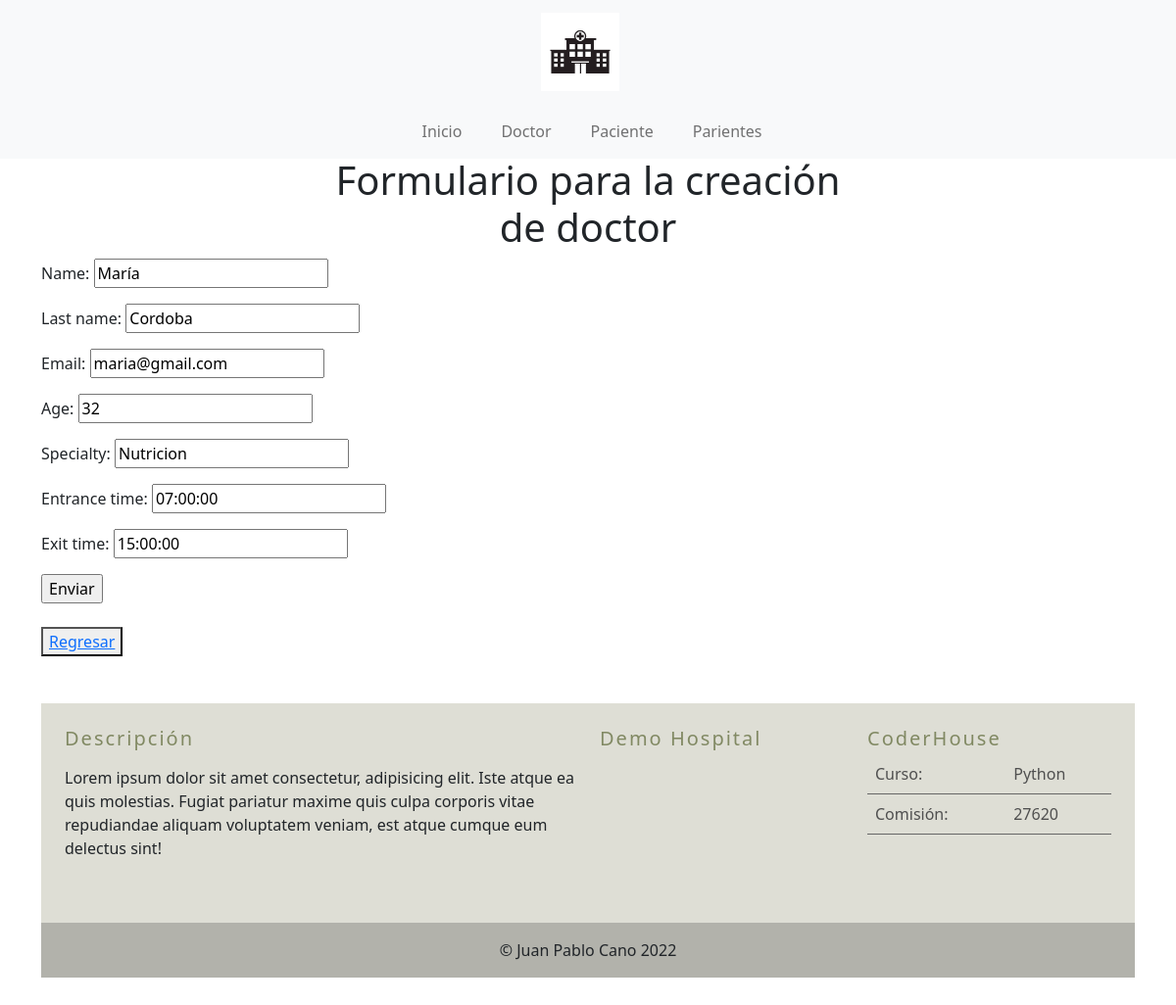
The page /hospital/doctor/update/88db790cc3f84e7f957231c19e81bc9a on the database its author committed.
### hospitalApp/models.py (models this page shows, shortened)
class Doctor(models.Model):
    id = models.UUIDField(default=uuid.uuid4, editable=False, primary_key=True)
    name = models.CharField(max_length=255)
    last_name = models.CharField(max_length=255)
    email = models.EmailField(max_length=255)
    age = models.IntegerField()
    specialty = models.CharField(max_length=255)
    entrance_time = models.TimeField()
    exit_time = models.TimeField()

### hospitalApp/views.py (the view)
# urls.py: path('doctor/update/<pk>', DoctorUpdate.as_view(), name='doctor_update'),
class DoctorUpdate(UpdateView):
    model = Doctor
    success_url = reverse_lazy('doctors_list')
    fields = ['name', 'last_name', 'email', 'age', 'specialty', 'entrance_time', 'exit_time']

### hospitalApp/templates/hospitalApp/doctor_form.html
{% extends "hospitalApp/base.html" %}
{% load static %}
{% block title %}
<h1>
    Formulario para la creación de doctor
</h1>
{% endblock %}
{% block bodyContext %}
<form method="post">{% csrf_token %}
    {{ form.as_p}}
    <input type="submit" value="Enviar">
</form>
<br />
<button>
    <a href="{% url 'doctors_list' %}">Regresar</a>
</button>
{% endblock %}

### hospitalApp/static/css/styles.css (style rules this page uses)
body { margin-top: 10rem }

### rows shown on the page
Doctor: name "María", last_name "Cordoba", email "maria@gmail.com", age "32", specialty "Nutricion", entrance_time "07:00:00", exit_time "15:00:00"
